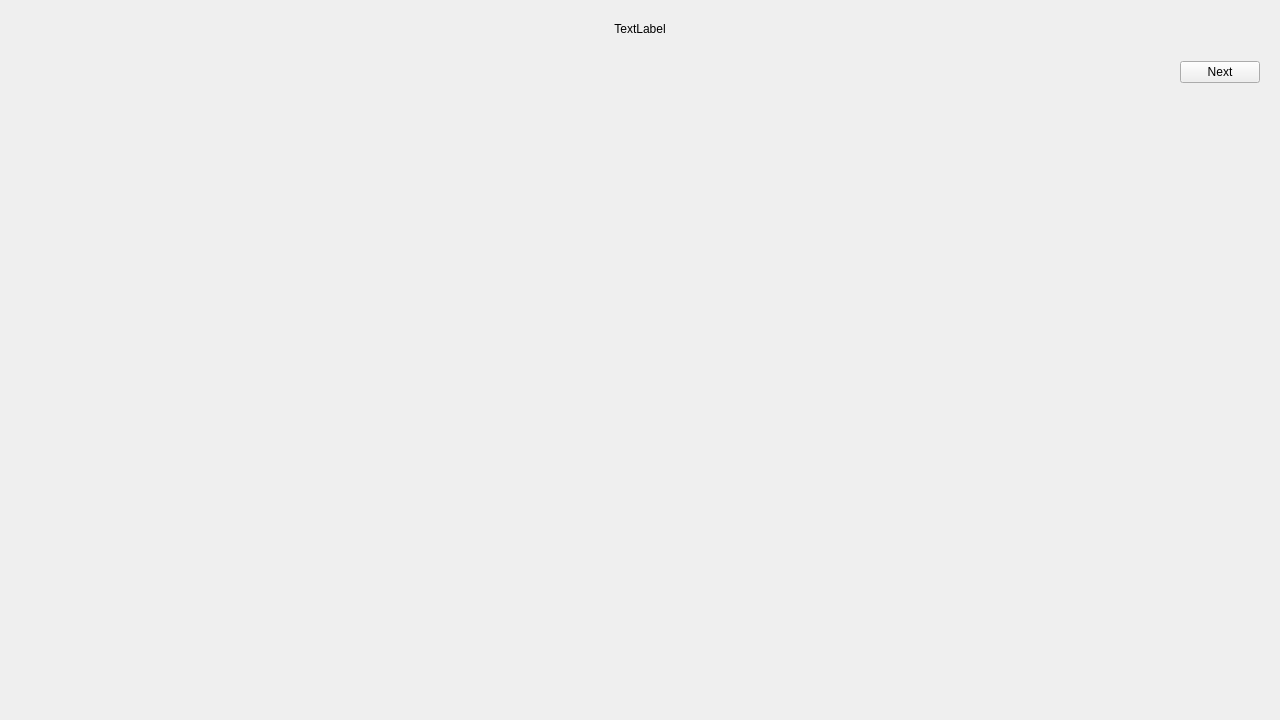
<?xml version="1.0" encoding="UTF-8"?>
<ui version="4.0">
 <class>MainTestWindow</class>
 <widget class="QWidget" name="MainTestWindow">
  <property name="enabled">
   <bool>true</bool>
  </property>
  <property name="geometry">
   <rect>
    <x>0</x>
    <y>0</y>
    <width>1280</width>
    <height>720</height>
   </rect>
  </property>
  <property name="sizePolicy">
   <sizepolicy hsizetype="Minimum" vsizetype="Minimum">
    <horstretch>0</horstretch>
    <verstretch>0</verstretch>
   </sizepolicy>
  </property>
  <property name="windowTitle">
   <string>Form</string>
  </property>
  <property name="styleSheet">
   <string notr="true"/>
  </property>
  <layout class="QVBoxLayout" name="verticalLayout" stretch="2,1,35">
   <property name="sizeConstraint">
    <enum>QLayout::SetNoConstraint</enum>
   </property>
   <item>
    <widget class="QLabel" name="lblTitle">
     <property name="sizePolicy">
      <sizepolicy hsizetype="Minimum" vsizetype="Minimum">
       <horstretch>0</horstretch>
       <verstretch>0</verstretch>
      </sizepolicy>
     </property>
     <property name="text">
      <string>TextLabel</string>
     </property>
     <property name="alignment">
      <set>Qt::AlignCenter</set>
     </property>
    </widget>
   </item>
   <item>
    <widget class="QWidget" name="widget" native="true">
     <property name="sizePolicy">
      <sizepolicy hsizetype="Minimum" vsizetype="Minimum">
       <horstretch>0</horstretch>
       <verstretch>0</verstretch>
      </sizepolicy>
     </property>
     <layout class="QHBoxLayout" name="horizontalLayout">
      <item>
       <spacer name="horizontalSpacer">
        <property name="orientation">
         <enum>Qt::Horizontal</enum>
        </property>
        <property name="sizeType">
         <enum>QSizePolicy::Expanding</enum>
        </property>
        <property name="sizeHint" stdset="0">
         <size>
          <width>724</width>
          <height>20</height>
         </size>
        </property>
       </spacer>
      </item>
      <item>
       <widget class="QPushButton" name="btnNextPage">
        <property name="sizePolicy">
         <sizepolicy hsizetype="Minimum" vsizetype="Minimum">
          <horstretch>0</horstretch>
          <verstretch>0</verstretch>
         </sizepolicy>
        </property>
        <property name="text">
         <string>Next</string>
        </property>
       </widget>
      </item>
     </layout>
    </widget>
   </item>
   <item>
    <widget class="QStackedWidget" name="stackedWidget">
     <property name="sizePolicy">
      <sizepolicy hsizetype="Minimum" vsizetype="Minimum">
       <horstretch>0</horstretch>
       <verstretch>0</verstretch>
      </sizepolicy>
     </property>
    </widget>
   </item>
  </layout>
 </widget>
 <resources/>
 <connections/>
</ui>
